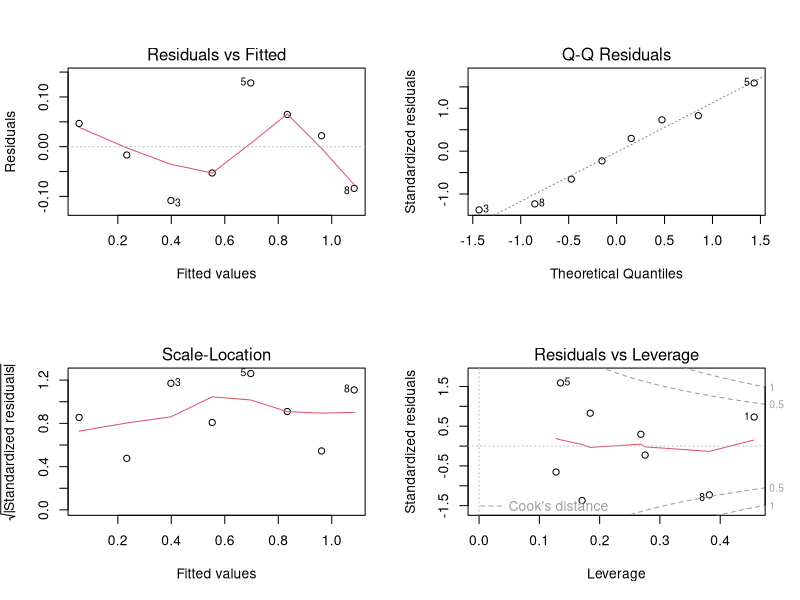
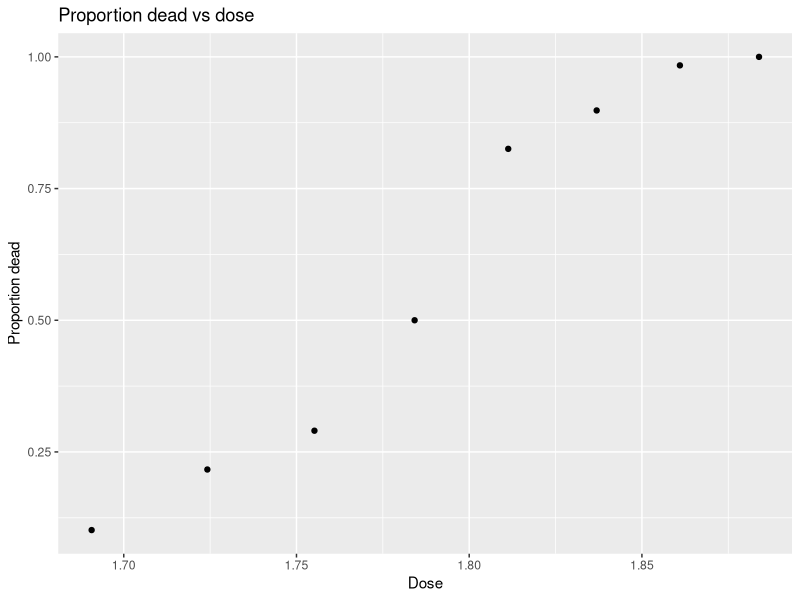
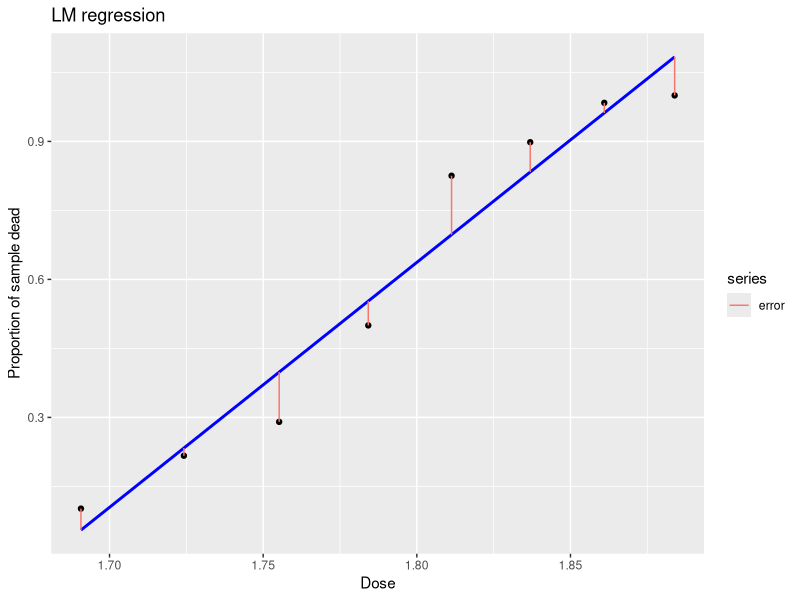
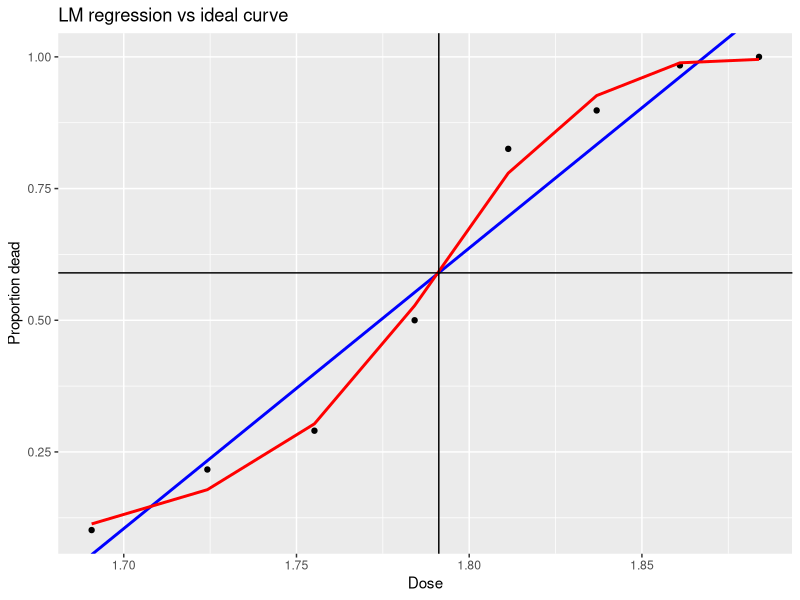
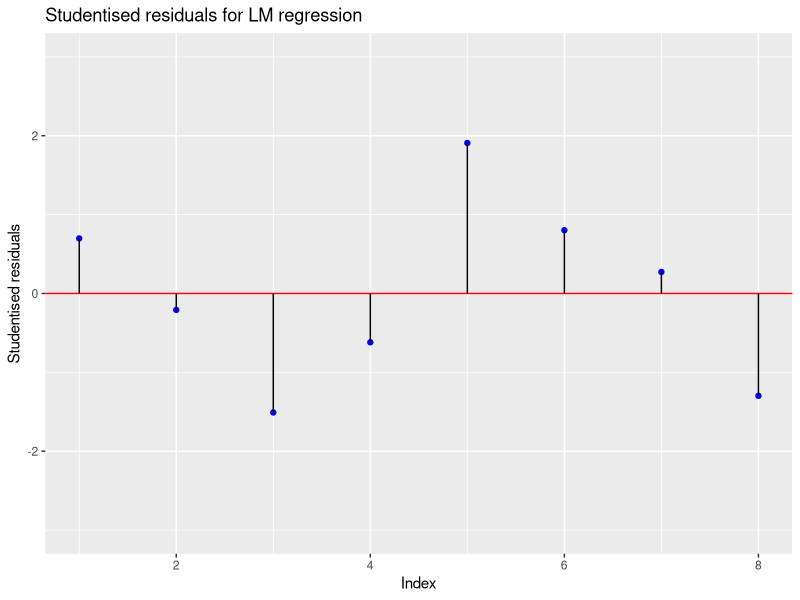
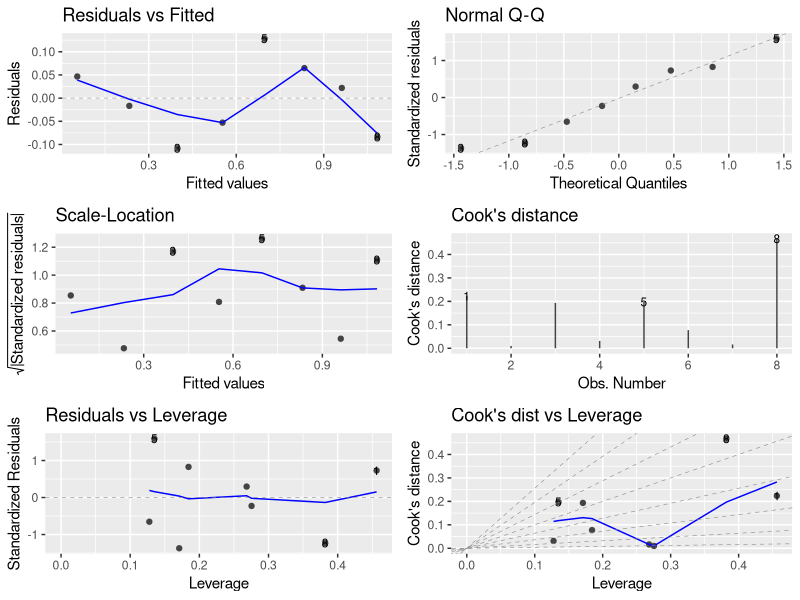
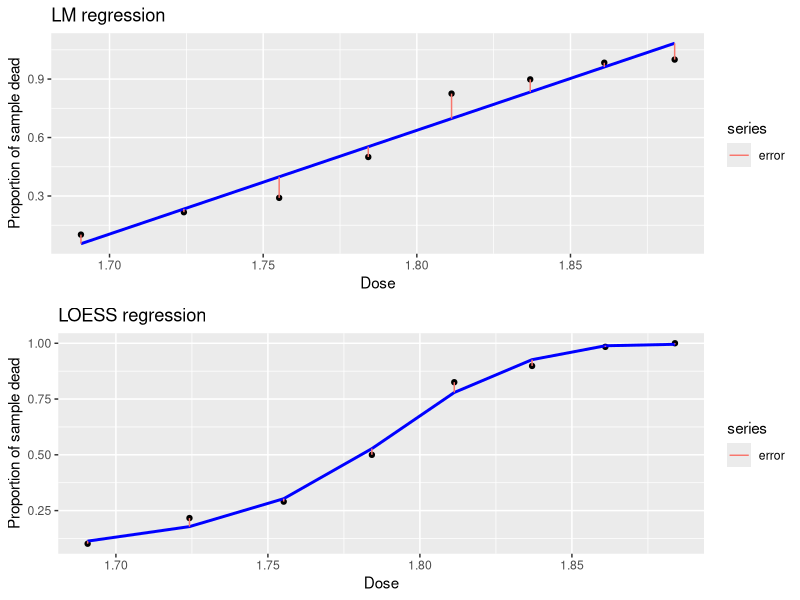
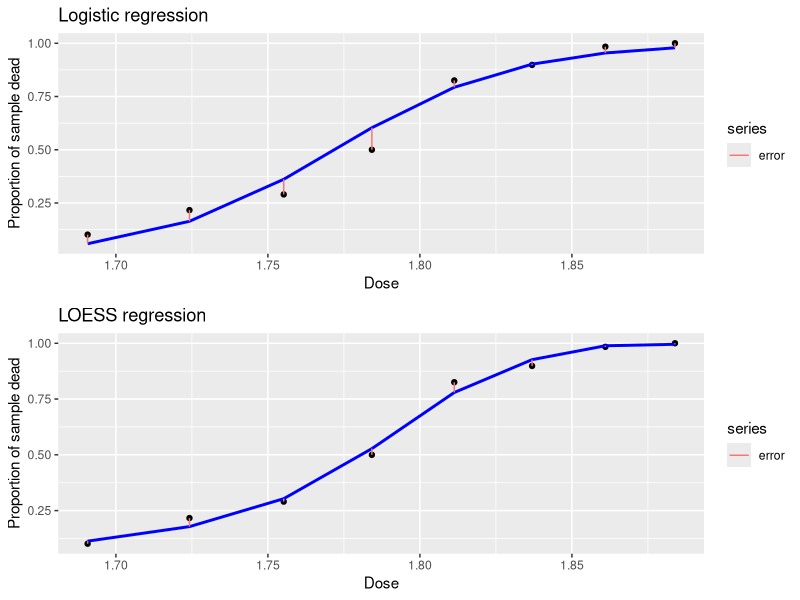

Source code (R) for these figures, in order:
#!/usr/bin/env Rscript

library(tidyverse)
library(magrittr) # install.packages("magrittr", dep = T)
library(ggfortify) # install.packages("ggfortify", dep = T)
library(reshape2) # install.packages("reshape2", dep = T)
require(lmtest) # install.packages("lmtest", dep = T)

# === Functions ================================================================

# Multiple plot function from
# http://www.cookbook-r.com/Graphs/Multiple_graphs_on_one_page_(ggplot2)/
# Allows multiple ggplot2 plots on the same image
multiplot <- function(..., plotlist=NULL, file, cols=1, layout=NULL) {
  library(grid)

  # Make a list from the ... arguments and plotlist
  plots <- c(list(...), plotlist)

  numPlots <- length(plots)

  # If layout is NULL, then use 'cols' to determine layout
  if (is.null(layout)) {
    # Make the panel
    # ncol: Number of columns of plots
    # nrow: Number of rows needed, calculated from # of cols
    layout <- matrix(seq(1, cols * ceiling(numPlots / cols)),
      ncol = cols, nrow = ceiling(numPlots / cols)
    )
  }

  if (numPlots == 1) {
    print(plots[[1]])
  } else {
    # Set up the page
    grid.newpage()
    pushViewport(viewport(layout = grid.layout(nrow(layout), ncol(layout))))

    # Make each plot, in the correct location
    for (i in 1:numPlots) {
      # Get the i,j matrix positions of the regions that contain this subplot
      matchidx <- as.data.frame(which(layout == i, arr.ind = TRUE))

      print(plots[[i]], vp = viewport(
        layout.pos.row = matchidx$row,
        layout.pos.col = matchidx$col
      ))
    }
  }
}

# Create a plot of predicted line vs actual points including error bars
plot_fitted_errors <- function(model, data, x_var, y_var,
                               title = paste(y_var, "vs", x_var),
                               x_name = x_var,
                               y_name = y_var) {
  predictions <- fitted(model)
  p <- ggplot(data = data, mapping = aes_string(x = x_var, y = y_var)) +
    geom_point() +
    geom_line(y = predictions, size = 1, colour = "blue") +
    geom_segment(aes(
      xend = data[[x_var]],
      yend = predictions,
      color = "error"
    )) +
    labs(
      title = title,
      x = x_name,
      y = y_name,
      color = "series"
    )
  return(p)
}

# === Main code ================================================================

# === Data input ===============================================================

insect_dose <- tribble(
  ~ dose, ~ num_insects, ~ num_died,
  #-----| ------------| ----------|
  1.6907,           59,          6,
  1.7242,           60,         13,
  1.7552,           62,         18,
  1.7842,           56,         28,
  1.8113,           63,         52,
  1.8369,           59,         53,
  1.8610,           62,         61,
  1.8839,           60,         60
)

# Add proportion variable
insect_dose %<>%
  mutate(prop_dead = num_died / num_insects)

# === Linear regression ========================================================
# Build model
prop_lm <- lm(prop_dead ~ dose, data = insect_dose)

# Inspect model
# Ugh, does not look good
par(mfrow = c(2, 2))
plot(prop_lm)
par(mfrow = c(1, 1))

ggplot(data = insect_dose, mapping = aes(x = dose, y = prop_dead)) +
  geom_point() +
  labs(
    title = "Proportion dead vs dose",
    x = "Dose",
    y = "Proportion dead"
  )

# Plot fiited values versus actual
p_lm <- plot_fitted_errors(prop_lm, insect_dose, "dose", "prop_dead",
  title = "LM regression",
  x_name = "Dose",
  y_name = "Proportion of sample dead"
)

p_lm

# Compare to Local Polynomial Regression
# (overfitting, but should give better idea of ideal curve)
loess_mod <- loess(prop_dead ~ dose, data = insect_dose)

p_loess <- plot_fitted_errors(loess_mod, insect_dose, "dose", "prop_dead",
  title = "LOESS regression",
  x_name = "Dose",
  y_name = "Proportion of sample dead"
)

# Compare LM fit with LOESS fit in single graph
ggplot(data = insect_dose, mapping = aes(x = dose, y = prop_dead)) +
  geom_point() +
  geom_line(y = fitted(prop_lm), size = 1, colour = "blue") +
  geom_line(y = fitted(loess_mod), size = 1, colour = "red") +
  geom_abline(intercept = 0.59, slope = 0) +
  geom_vline(xintercept = 1.7912) +
  labs(
    title = "LM regression vs ideal curve",
    x = "Dose",
    y = "Proportion dead"
  )

# Inspect fitted values
predictions <- fitted(prop_lm)
residuals <- rstudent(prop_lm) # studentised residuals
lm_comp_df <- data.frame(
  actual = insect_dose$prop_dead,
  fitted = predictions,
  studentised_residuals = residuals,
  errors = insect_dose$prop_dead - predictions,
  index = 1:8
)

lm_comp_df$errors / lm_comp_df$actual

# Plot residuals
ggplot(data = lm_comp_df, aes(x = index, y = studentised_residuals)) +
  geom_point(colour = "blue") +
  geom_abline(intercept = 0, slope = 0, colour = "red") +
  geom_segment(xend = lm_comp_df$index, yend = 0) +
  ylim(-3, 3) +
  labs(
    title = "Studentised residuals for LM regression",
    x = "Index",
    y = "Studentised residuals"
  )

# Diagnostic plots
autoplot(prop_lm, which = 1:6, label.size = 3)

# Compare plots; LOESS reveals sigmoidal relationship
# Logistic regression or Cloglog or Probit then
multiplot(p_lm, p_loess, cols = 1)

# === Logistic Regression ======================================================

# Build a logistic regression model
prop_log_reg <- glm(prop_dead ~ dose, family = binomial, data = insect_dose)
summary(prop_log_reg)


p_log_reg <- plot_fitted_errors(prop_log_reg, insect_dose, "dose", "prop_dead",
  title = "Logistic regression",
  x_name = "Dose",
  y_name = "Proportion of sample dead"
)

# Compare plot with LOESS regression and LM
multiplot(p_log_reg, p_loess) # Note heavier tails in LOESS
multiplot(p_log_reg, p_lm)

par(mfrow = c(3, 2))
plot(prop_log_reg, which = 1:6)
par(mfrow = c(1, 1))
plot(prop_log_reg, which = 1)

# Inspect residuals and deviance
prop_log_reg$residuals
prop_log_reg$deviance

# Put fitted values in table with actual data
comparison_table <- data.frame(
  Actual = insect_dose$prop_dead,
  L.R.predicted = fitted(prop_log_reg)
)

# === Cloglog Regression =======================================================

# Try a different link function (with heavier tails)
cloglog_model <- glm(prop_dead ~ dose,
  family = binomial(link = "cloglog"),
  data = insect_dose
)

p_cloglog <- plot_fitted_errors(cloglog_model, insect_dose, "dose", "prop_dead",
  title = "Cloglog regression",
  x_name = "Dose",
  y_name = "Proportion of sample dead"
)

# compare with logistic regression
multiplot(p_log_reg, p_cloglog)

# === Comparison binomial models ===============================================

# Deviance comparison
anova(prop_log_reg, cloglog_model, test = "Chisq")
summary(prop_log_reg)
summary(cloglog_model)
# Cloglog has less residual deviance and they have common df

# add to table of predictions
comparison_table$Cloglog.predicted <- fitted(cloglog_model)

# add error variables for each model
comparison_table %<>%
  mutate(
    L.R.errors = Actual - L.R.predicted,
    Cloglog.errors = Actual - Cloglog.predicted,
    Index = rownames(.)
  ) %>%
  as.tibble()

# Compare summary of Logistic regression errors with Cloglog errors
summary(comparison_table)

# Compare errors
ggplot(data = comparison_table) +
  geom_density(aes(x = L.R.errors), fill = "grey") +
  geom_density(aes(x = Cloglog.errors), fill = "red")

# Convert the comparison table to long data for plotting purposes
smaller_table <- comparison_table %>%
  dplyr::select(Actual, L.R.errors, Cloglog.errors) %>%
  melt(id = c("Actual")) %>%
  rename(Model = variable, Error = value) %>%
  mutate(Model = as.character(Model)) %>%
  as.tibble() %>%
  mutate(
    Model = replace(Model, Model == "L.R.errors", "Logistic"),
    Model = replace(Model, Model == "Cloglog.errors", "Cloglog")
  )

summary(smaller_table)

# Plot the densities of the errors for the binomial models
ggplot(data = smaller_table) +
  geom_density(aes(x = Error, colour = Model)) +
  geom_vline(xintercept = 0, lty = 2) +
  xlim(-0.15, 0.15) +
  labs(
    title = "Distribution of errors for binomial models",
    x = "Error",
    y = "Density"
  )

# === Multivariate model =======================================================

insect_dose %<>% mutate(dose_quad = dose * dose)

# Build multivariate model
prop_log_reg_multi <- glm(prop_dead ~ dose + dose_quad,
  data = insect_dose,
  family = binomial(link = "logit")
)

# Likelihood ratio test
lrtest(prop_log_reg, prop_log_reg_multi) # p = 0.51 => retain simpler model
anova(prop_log_reg, prop_log_reg_multi, test = "Chisq")

# Compare non-nested models (use AIC)
AIC(cloglog_model, prop_log_reg, prop_log_reg_multi) # Cloglog wins

# Update the comparison table
multi_comp_table <- data.frame(
  Actual = insect_dose$prop_dead,
  Error = insect_dose$prop_dead - fitted(prop_log_reg_multi),
  Model = "Logistic multivariate"
)

smaller_table %<>% bind_rows(multi_comp_table)

# Plot the densities of the errors for the binomial models
ggplot(data = smaller_table) +
  geom_density(aes(x = Error, colour = Model)) +
  geom_vline(xintercept = 0, lty = 2) +
  xlim(-0.15, 0.15) +
  labs(
    title = "Distribution of errors for binomial models",
    x = "Error",
    y = "Density"
  )
